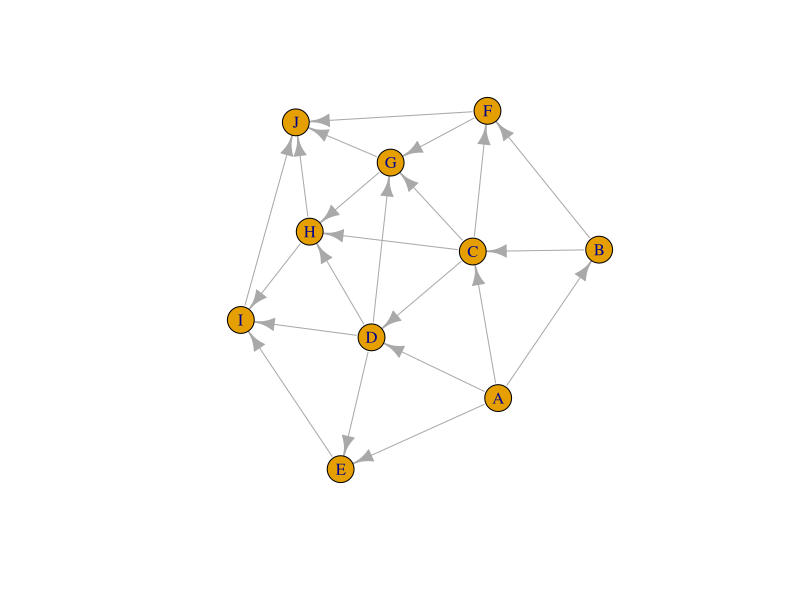
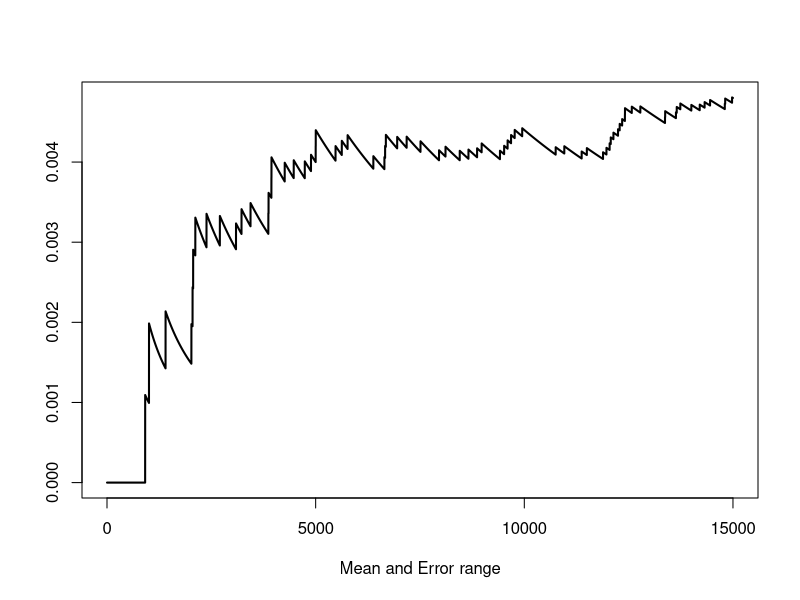
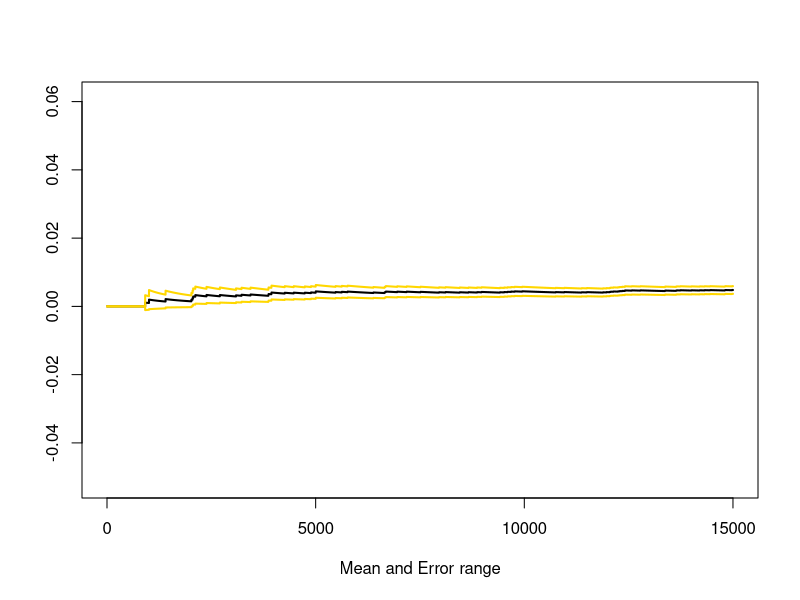

Generate these figures, in order, with R: (Note: a time limit stopped this script after it produced the figures.)
## ---- chunk 1
#install.packages("igraph")
library(igraph)
## ---- chunk 2
graph.Q1 <- make_graph(c(
  "A", "B", "A", "C","A", "D","A", "E",
  "B","C","B","F",
  "C","F","C","G","C","D","C","H",
  "D","E","D","H","D","I","D","G",
  "E","I",
  "F","G","F","J",
  "G","H","G","J",
  "H","I","H","J",
  "I","J"), directed = TRUE)

plot(graph.Q1)
## ---- chunk 3
theta <- 0.02

h_x.result_vec.a <- numeric(15000)

for (i in 1:15000) {
  graph.zero_day.i <- make_graph(c("A", "B", "A", "C","A", "D","A", "E",
                           "B","C","B","F",
                           "C","F","C","G","C","D","C","H",
                           "D","E","D","H","D","I","D","G",
                           "E","I",
                           "F","G","F","J",
                           "G","H","G","J",
                           "H","I","H","J",
                           "I","J"), directed = TRUE)
  after_10_days.i <- rbinom(n = 22,size = 1,prob = 1-exp(-10*theta))
  graph_after_10_days.i <- delete.edges(graph = graph.zero_day.i,edges = which(after_10_days.i==1))
  paths_A_J_after_10_days.i <- all_simple_paths(graph = graph_after_10_days.i,from = "A","J")
  if(identical(paths_A_J_after_10_days.i,list())){
    h_x.result_vec.a[i] <- 1
  }
  
}

## ---- chunk 4
cat(sprintf("Expected value estimator = %s", round(mean(h_x.result_vec.a),4)),
    sprintf("Varinace value estimator = %s", round(var(h_x.result_vec.a),4)),
    sep = "\n")
## ---- chunk 5

est.int <- cumsum(h_x.result_vec.a)/(1:15000)
est.err <- sqrt( cumsum( (h_x.result_vec.a-est.int)^2 )) / (1:15000)

plot(est.int, xlab = "Mean and Error range", ylab = "", type = "l", lwd = 2)

plot(est.int, xlab = "Mean and Error range", ylab = "", type = "l", lwd = 2, ylim = mean(h_x.result_vec.a)+100*est.err[15000]*c(-1,1))
lines(est.int + 2*est.err, col = "gold", lwd = 2)
lines(est.int - 2*est.err, col = "gold", lwd = 2)
## ---- chunk 6
theta <- 0.005

h_x.result_vec.b <- numeric(50000)

for (i in 1:50000) {
  graph.zero_day.i <- make_graph(c("A", "B", "A", "C","A", "D","A", "E",
                           "B","C","B","F",
                           "C","F","C","G","C","D","C","H",
                           "D","E","D","H","D","I","D","G",
                           "E","I",
                           "F","G","F","J",
                           "G","H","G","J",
                           "H","I","H","J",
                           "I","J"), directed = TRUE)
  after_10_days.i <- rbinom(n = 22,size = 1,prob = 1-exp(-10*theta))
  graph_after_10_days.i <- delete.edges(graph = graph.zero_day.i,edges = which(after_10_days.i==1))
  paths_A_J_after_10_days.i <- all_simple_paths(graph = graph_after_10_days.i,from = "A","J")
  if(identical(paths_A_J_after_10_days.i,list())){
    h_x.result_vec.b[i] <- 1
  }
  
}

## ---- chunk 7
cat(sprintf("Expected value estimator = %s", mean(h_x.result_vec.b)),
    sprintf("Varinace value estimator = %s", var(h_x.result_vec.b)),
    sprintf("Out of 50,000 test, the no. of failures = %s", sum(h_x.result_vec.b)),
    sep = "\n")
## ---- chunk 8

est.int <- cumsum(h_x.result_vec.b)/(1:50000)
est.err <- sqrt( cumsum( (h_x.result_vec.b-est.int)^2 )) / (1:50000)

plot(est.int, xlab = "Mean and Error range", ylab = "", type = "l", lwd = 2)

plot(est.int, xlab = "Mean and Error range", ylab = "", type = "l", lwd = 2, ylim = mean(h_x.result_vec.b)+100*est.err[50000]*c(-1,1))
lines(est.int + 2*est.err, col = "gold", lwd = 2)
lines(est.int - 2*est.err, col = "gold", lwd = 2)
## ---- chunk 9
theta.f <- 0.02
theta.g <- 0.05

h_x.result_vec.c <- numeric(15000)

for (i in 1:15000) {
  graph.zero_day.i <- make_graph(c("A", "B", "A", "C","A", "D","A", "E",
                           "B","C","B","F",
                           "C","F","C","G","C","D","C","H",
                           "D","E","D","H","D","I","D","G",
                           "E","I",
                           "F","G","F","J",
                           "G","H","G","J",
                           "H","I","H","J",
                           "I","J"), directed = TRUE)
  after_10_days.i <- rbinom(n = 22,size = 1,prob = 1-exp(-10*theta.g))
  graph_after_10_days.i <- delete.edges(graph = graph.zero_day.i,edges = which(after_10_days.i==1))
  paths_A_J_after_10_days.i <- all_simple_paths(graph = graph_after_10_days.i,from = "A","J")
  if(identical(paths_A_J_after_10_days.i,list())){
    h_x.result_vec.c[i] <- 1*prod( dbinom(x = after_10_days.i,size = 1,prob = 1-exp(-10*theta.f)) / dbinom(x = after_10_days.i,size = 1,prob = 1-exp(-10*theta.g)))
  }
  
}

## ---- chunk 10
cat(sprintf("Expected value estimator = %s", round(mean(h_x.result_vec.c),4)),
    sprintf("Varinace value estimator = %s", round(var(h_x.result_vec.c),4)),
    sep = "\n")
## ---- chunk 11
est.int <- cumsum(h_x.result_vec.c)/(1:15000)
est.err <- sqrt( cumsum( (h_x.result_vec.c-est.int)^2 )) / (1:15000)

plot(est.int, xlab = "Mean and Error range", ylab = "", type = "l", lwd = 2)

plot(est.int, xlab = "Mean and Error range", ylab = "", type = "l", lwd = 2, ylim = mean(h_x.result_vec.c)+100*est.err[15000]*c(-1,1))
lines(est.int + 2*est.err, col = "gold", lwd = 2)
lines(est.int - 2*est.err, col = "gold", lwd = 2)
## ---- chunk 12
theta.f <- 0.005
theta.g <- 0.02

h_x.result_vec.d <- numeric(50000)

for (i in 1:50000) {
  graph.zero_day.i <- make_graph(c("A", "B", "A", "C","A", "D","A", "E",
                           "B","C","B","F",
                           "C","F","C","G","C","D","C","H",
                           "D","E","D","H","D","I","D","G",
                           "E","I",
                           "F","G","F","J",
                           "G","H","G","J",
                           "H","I","H","J",
                           "I","J"), directed = TRUE)
  after_10_days.i <- rbinom(n = 22,size = 1,prob = 1-exp(-10*theta.g))
  graph_after_10_days.i <- delete.edges(graph = graph.zero_day.i,edges = which(after_10_days.i==1))
  paths_A_J_after_10_days.i <- all_simple_paths(graph = graph_after_10_days.i,from = "A","J")
  if(identical(paths_A_J_after_10_days.i,list())){
    h_x.result_vec.d[i] <- 1*prod( dbinom(x = after_10_days.i,size = 1,prob = 1-exp(-10*theta.f)) / dbinom(x = after_10_days.i,size = 1,prob = 1-exp(-10*theta.g)))
  }
  
}

## ---- chunk 13
cat(sprintf("Expected value estimator = %s", mean(h_x.result_vec.d)),
    sprintf("Varinace value estimator = %s", var(h_x.result_vec.d)),
    sep = "\n")
## ---- chunk 14
est.int <- cumsum(h_x.result_vec.d)/(1:50000)
est.err <- sqrt( cumsum( (h_x.result_vec.d-est.int)^2 )) / (1:50000)

plot(est.int, xlab = "Mean and Error range", ylab = "", type = "l", lwd = 2)

plot(est.int, xlab = "Mean and Error range", ylab = "", type = "l", lwd = 2, ylim = mean(h_x.result_vec.d)+100*est.err[50000]*c(-1,1))
lines(est.int + 2*est.err, col = "gold", lwd = 2)
lines(est.int - 2*est.err, col = "gold", lwd = 2)
## ---- chunk 15
summary_table <- matrix(data =
                          c(mean(h_x.result_vec.a),var(h_x.result_vec.a),
                            mean(h_x.result_vec.b),var(h_x.result_vec.b),
                            mean(h_x.result_vec.c),var(h_x.result_vec.c),
                            mean(h_x.result_vec.d),var(h_x.result_vec.d)),
                        nrow = 2,
                        ncol = 4,
                        dimnames = list(c("Expected value estimator","Varinac value estimator"),c("A","B","C","D")))

summary_table
